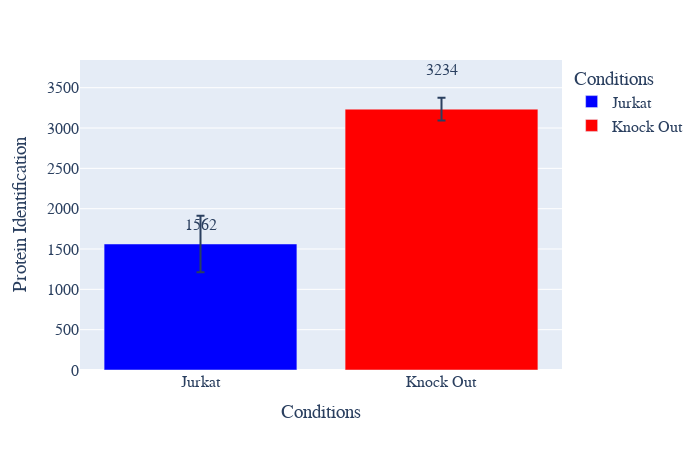

Notebook code for this chart:
### Code cell
#ID plot(protein and peptides)
plot_options={
            "mean label": "True",
            "error bar": "stdev",
            "X Title": "Conditions",
            "Y Title": "Protein Identification",
            "color": ["blue", "red", "black", "yellow", "green", "purple",
                      "orange", "brown", "pink", "gray", "olive", "cyan"],
            "width": 700,
            "height": 450,
            "font": dict(size=16, family="Arial black"),
            "ID mode": "total",
            "help for information only": \
            "Mean label options: True or False." \
            "error bar options: stdev or ci95." \
            "color: the first few colors will be used"
            "ID mode options: total, MS2, stacked." \
        }
plot_options["plot_type"] = "1" # 1 is protein, 2 is peptide
figure ,_ ,_ =ID_plots(data_obj, plot_options, saved_settings)
figure.show()
#figure.write_image("images/test.svg")

### Figure 1 — Plotly figure (JSON) as saved in the notebook; plotly's stock layout.template omitted (floating-point values rounded to 4 significant figures)
{"data": [{"alignmentgroup": "True", "error_y": {"array": [348.9]}, "hovertemplate": "Conditions=%{x}<br>IDs=%{y}<extra></extra>", "legendgroup": "Jurkat", "marker": {"color": "blue", "pattern": {"shape": ""}}, "name": "Jurkat", "offsetgroup": "Jurkat", "orientation": "v", "showlegend": true, "textposition": "auto", "type": "bar", "x": ["Jurkat"], "xaxis": "x", "y": [1562.0], "yaxis": "y"}, {"alignmentgroup": "True", "error_y": {"array": [142.3]}, "hovertemplate": "Conditions=%{x}<br>IDs=%{y}<extra></extra>", "legendgroup": "Knock Out", "marker": {"color": "red", "pattern": {"shape": ""}}, "name": "Knock Out", "offsetgroup": "Knock Out", "orientation": "v", "showlegend": true, "textposition": "auto", "type": "bar", "x": ["Knock Out"], "xaxis": "x", "y": [3234.0], "yaxis": "y"}], "layout": {"annotations": [{"showarrow": false, "text": "1562", "x": "Jurkat", "y": 1797.0}, {"showarrow": false, "text": "3234", "x": "Knock Out", "y": 3720.0}], "barmode": "relative", "font": {"family": "Arial black", "size": 16}, "height": 450, "legend": {"title": {"text": "Conditions"}, "tracegroupgap": 0}, "margin": {"t": 60}, "width": 700, "xaxis": {"anchor": "y", "categoryarray": ["Jurkat", "Knock Out"], "categoryorder": "array", "domain": [0, 1], "title": {"text": "Conditions"}}, "yaxis": {"anchor": "x", "domain": [0, 1], "title": {"text": "Protein Identification"}}}}
